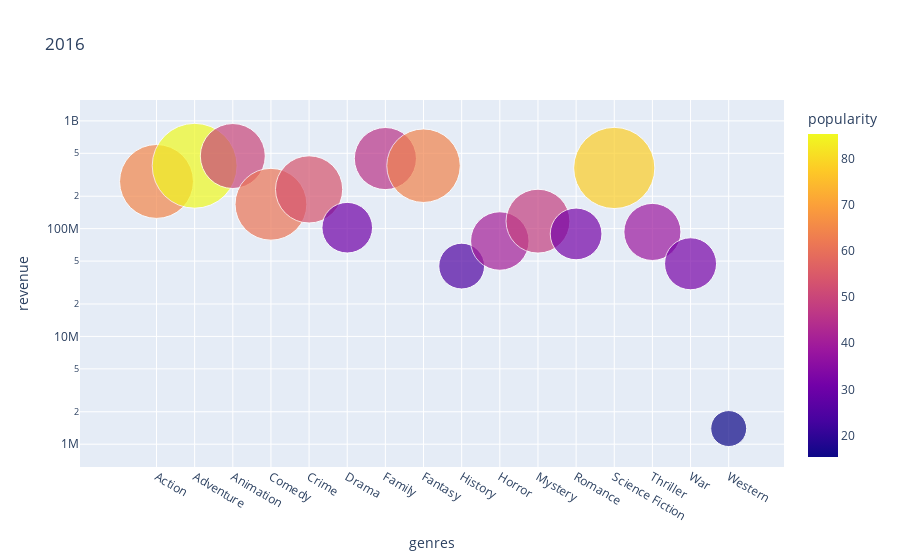

Write notebook code for a chart like this one.
### Code cell
import plotly.express as px
df = px.data.gapminder()

fig = px.scatter(tm.explode('genres').groupby(['realease_year', 'genres']).mean().reset_index().query("realease_year==2016"), x="genres", y="revenue",
	         size="popularity", color="popularity",
                log_y=True, size_max=60, title="2016")
fig.show()

### Figure 1 — Plotly figure (JSON) as saved in the notebook; plotly's stock layout.template omitted (floating-point values rounded to 4 significant figures)
{"data": [{"hoverlabel": {"namelength": 0}, "hovertemplate": "genres=%{x}<br>revenue=%{y}<br>popularity=%{marker.color}", "legendgroup": "", "marker": {"color": [64.74, 85.37, 50.05, 61.16, 53.54, 30.37, 45.76, 64.09, 24.85, 40.54, 48.39, 31.72, 78.19, 38.65, 32.06, 15.33], "coloraxis": "coloraxis", "size": [64.74, 85.37, 50.05, 61.16, 53.54, 30.37, 45.76, 64.09, 24.85, 40.54, 48.39, 31.72, 78.19, 38.65, 32.06, 15.33], "sizemode": "area", "sizeref": 0.02371, "symbol": "circle"}, "mode": "markers", "name": "", "showlegend": false, "type": "scatter", "x": ["Action", "Adventure", "Animation", "Comedy", "Crime", "Drama", "Family", "Fantasy", "History", "Horror", "Mystery", "Romance", "Science Fiction", "Thriller", "War", "Western"], "xaxis": "x", "y": [274200000.0, 383100000.0, 471900000.0, 168400000.0, 231300000.0, 102100000.0, 447100000.0, 383700000.0, 44939842, 76780000.0, 117373723, 89350000.0, 365600000.0, 93230000.0, 47223660, 1397284], "yaxis": "y"}], "layout": {"coloraxis": {"colorbar": {"title": {"text": "popularity"}}, "colorscale": [[0, "#0d0887"], [0.1111, "#46039f"], [0.2222, "#7201a8"], [0.3333, "#9c179e"], [0.4444, "#bd3786"], [0.5556, "#d8576b"], [0.6667, "#ed7953"], [0.7778, "#fb9f3a"], [0.8889, "#fdca26"], [1, "#f0f921"]]}, "legend": {"itemsizing": "constant", "tracegroupgap": 0}, "title": {"text": "2016"}, "xaxis": {"anchor": "y", "domain": [0, 1], "title": {"text": "genres"}}, "yaxis": {"anchor": "x", "domain": [0, 1], "title": {"text": "revenue"}, "type": "log"}}}
